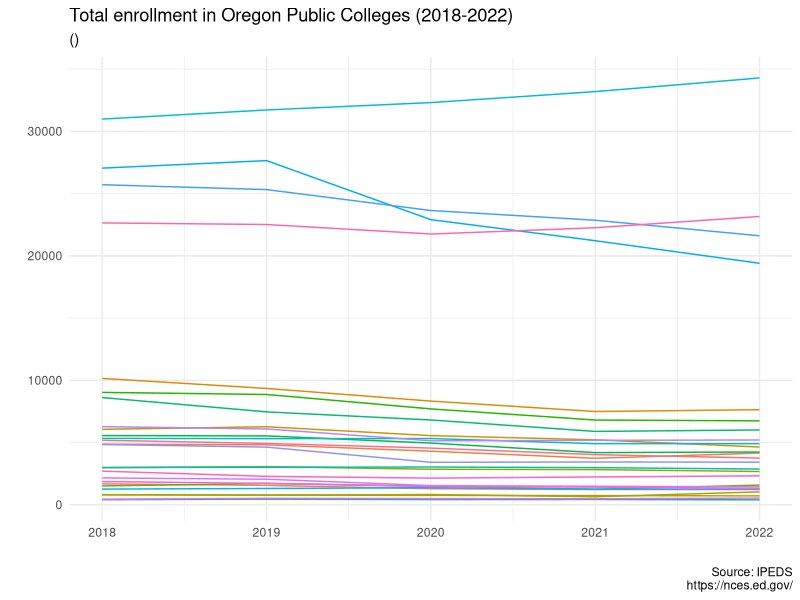

Recreate this plot in R.
## ---- chunk 1
knitr::opts_chunk$set(echo = TRUE)
library(here)
library(ggplot2)
library(readxl)
library(readr)
library(here)

## ---- chunk 2

here::set_here()


data_22 <- read.csv(here("data/2022.csv"))
data_21 <- read.csv(here("data/2021.csv"))
data_20 <- read.csv(here("data/2020.csv"))
data_19 <- read.csv(here("data/2019.csv"))
data_18 <- read.csv(here("data/2018.csv"))
names(data_22)[c(4, 5, 6)] <- c("Total_enroll", "undergrad_enroll", "grad_enroll")
names(data_21)[c(4, 5, 6)] <- c("Total_enroll", "undergrad_enroll", "grad_enroll")
names(data_20)[c(4, 5, 6)] <- c("Total_enroll", "undergrad_enroll", "grad_enroll")
names(data_19)[c(4, 5, 6)] <- c("Total_enroll", "undergrad_enroll", "grad_enroll")
names(data_18)[c(4, 5, 6)] <- c("Total_enroll", "undergrad_enroll", "grad_enroll")

combined_data <- rbind(data_22, data_21, data_20, data_19, data_18)


my_color <- rep('gray',length(unique(combined_data$institution.name)))
names(my_color) <- unique(combined_data$institution.name)
my_color["Portland State University"] <- 'blue'
my_color["Portland Community College"] <- 'orange'

psu <- filter(combined_data, 'institution.name' == "Portland State University")
pcc <- filter(combined_data, 'institution.name' == "Portland Community College")

enrollment <- ggplot(combined_data,aes(x = year, y = Total_enroll, color = institution.name)) +
geom_line(aes(group = institution.name))+
#scale_color_manual(values=my_color)+
guides(color=FALSE, size = FALSE)+ # Hide the legend for color
#scale_x_discrete(breaks = c("2019", "2021"))+
#scale_y_continuous(seq(min(pop_long$`Population`), max(pop_long$`Population`), by = 10000000))+
#geom_line(data = psu, aes(group = `Country Name`), color = "blue") +
#geom_line(data = pcc, aes(group = `Country Name`), color = "orange")+
  labs(title = 'Total enrollment in Oregon Public Colleges (2018-2022)',
       x     = '',
       y     = '',
       subtitle = '()',
       caption = "Source: IPEDS\n https://nces.ed.gov/")+ 
  theme_minimal()

enrollment
